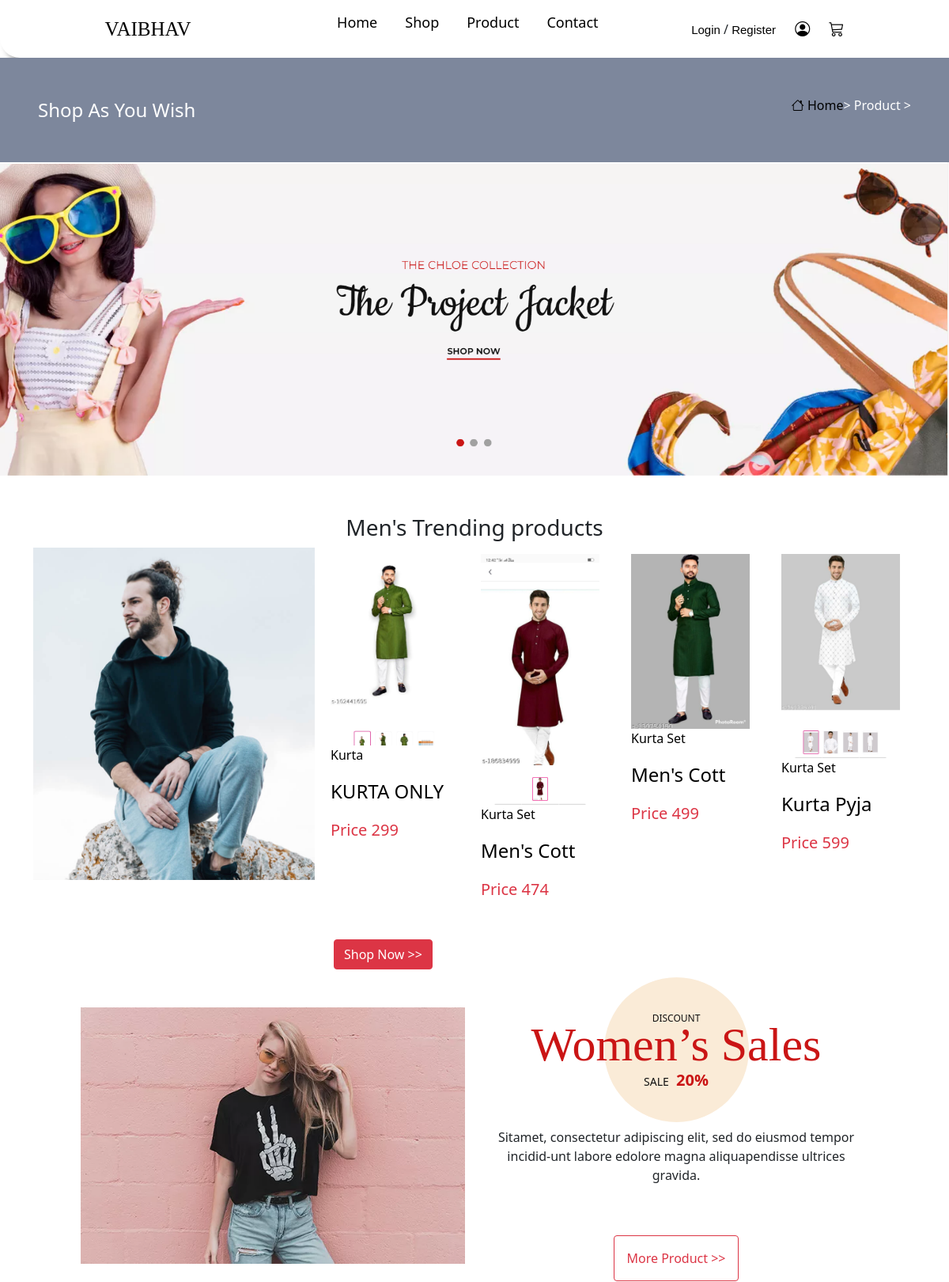
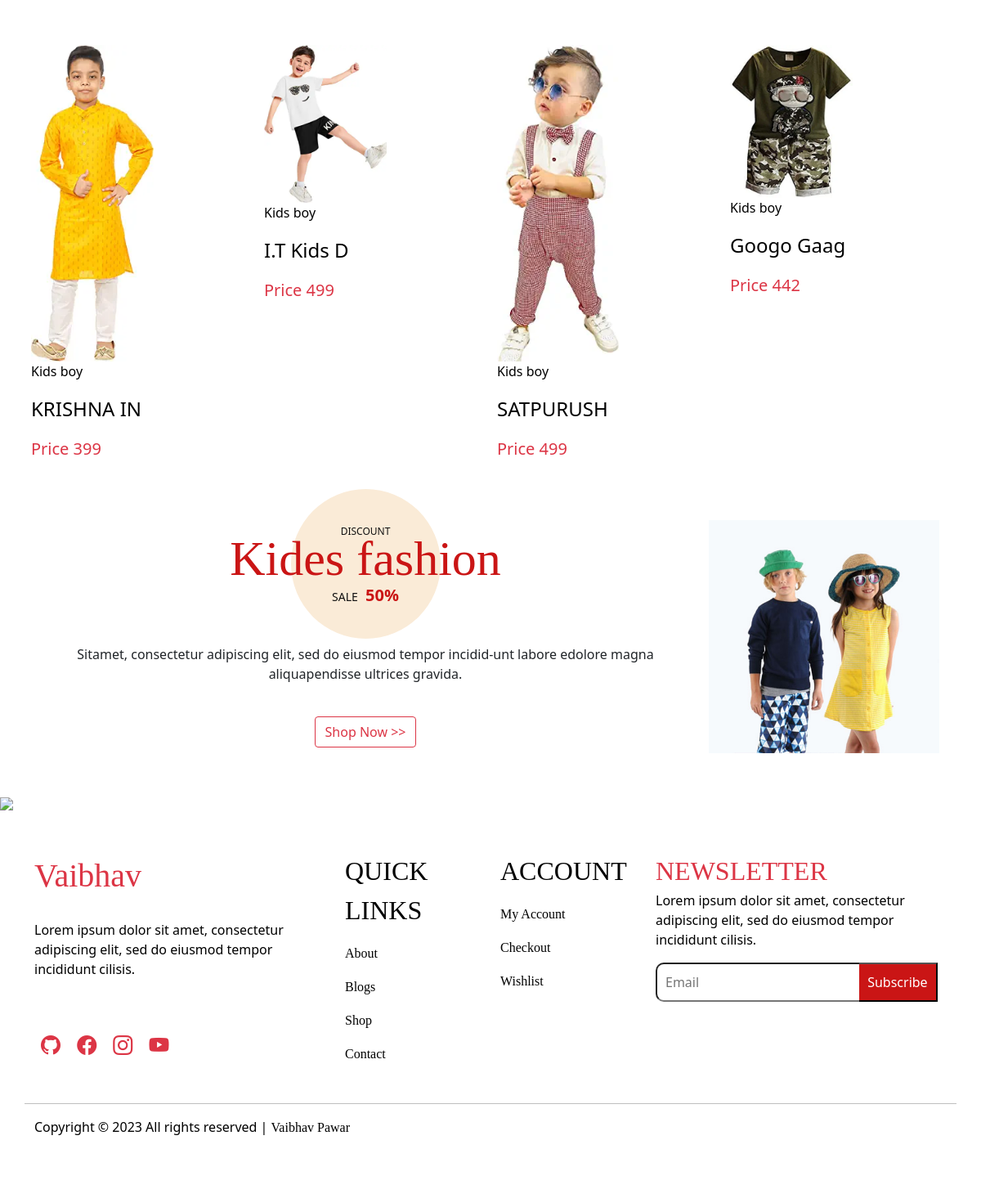
The app's page /Product.php with its own data (2 pictures, top to bottom).
### tables this page shows
CREATE TABLE `product` (
  `ID` int(15) NOT NULL,
  `category` varchar(255) NOT NULL,
  `sub_category` varchar(255) NOT NULL,
  `Pro_category` varchar(255) NOT NULL,
  `count` varchar(255) NOT NULL,
  `product_name` varchar(255) NOT NULL,
  `product_price` varchar(255) NOT NULL,
  `product_slug` varchar(255) NOT NULL,
  `info` varchar(5255) NOT NULL,
  `product_id` varchar(5255) NOT NULL,
  `file` varchar(566) NOT NULL,
  `Date` date NOT NULL DEFAULT current_timestamp()
);

### Product.php (the view, shortened to what this page needs)
<?php include 'DB.php'; ?>
<!doctype html>
<html lang="en">
<head>
    <link href="https://cdn.jsdelivr.net/npm/bootstrap@5.0.2/dist/css/bootstrap.min.css" rel="stylesheet">
    <link rel="stylesheet" href="CSS/Nav.css">
    <link rel="stylesheet" href="CSS/index.css">
    <link rel="stylesheet" href="https://cdn.jsdelivr.net/npm/bootstrap-icons@1.10.4/font/bootstrap-icons.css">
</head>
<body>
     <?php include 'Navbar.php' ?>
    <div class="conatiner-fluid p-5 page">
        <div class="row justify-content-center">
            <div class="col-md-6 d-flex justify-content-end order-lg-2 pb-2  ">
                <a href="index.php"><i class="bi bi-house"></i> Home</a> > Product >
            </div>
            <div class="col-md-6 fs-4 order-lg-1">
                Shop As You Wish
            </div>
        </div>
    </div>
        <img src="IMG/carsole.png" class="img-fluid"/>
    <div class="container mt-5 mb-5">
        <h3 class="text-center">Men's Trending products</h3>
        <div class="row">
            <div class="col-md-4 rounded-3">
                <img src="IMG/04.jpg" class="img-fluid rounded-5" alt="" srcset="">
            </div>
            <div class="col-md-8">
                <div class="row justify-content-center">
                    <?php
                    $Product = "SELECT * FROM `product` WHERE category='Men' LIMIT 4  ";
                    $Product_chk = mysqli_query($con, $Product);
                    while ($row = mysqli_fetch_assoc($Product_chk)) {
                        if ($Product) {
                    ?>
                            <div class="col-md-3 col-5 p-2">
                                <a href="Buy.php?ids=<?php echo $row['ID'] ?>">
                                    <img src="Admin/<?php echo $row['file']  ?>" class="img-fluid" width="150px" height="200px" />
                                    <p class="text-Dark "><?php echo $row['Pro_category']  ?></p>
                                    <p class="fs-4 text-Dark"><?php echo substr($row['product_name'], 0, 10) ?></p>
                                    <p class="fs-5 text-danger">Price <?php echo $row['product_price']  ?> </p>
                                </a>
                            </div>
                    <?php
                        }
                    }
                    ?>
                    <a href="Men.php"> <button class="btn text-center btn-danger mt-4">Shop Now >></button> </a>
                </div>
            </div>
        </div>
    </div>
    <div class="row justify-content-center mt-5">
        <div class="col-md-5">
            <img src="IMG/save.png" class="img-fluid" />
        </div>
        <div class="col-md-5 text-center">
            <div class="discount__text__title mb-5">
                <span>Discount</span>
                <h2>Women’s Sales</h2>
                <h5><span>Sale</span> 20%</h5>
            </div>
            <p style="text-align: center;">Sitamet, consectetur adipiscing elit, sed do eiusmod tempor incidid-unt
                labore
                edolore magna aliquapendisse ultrices gravida.
            </p>
            <a href="Women.php" class="btn btn-outline-danger text-center mt-5 mb-5 p-3" style="margin-top: -18px;">More Product >></a>
        </div>
    </div>
    <div class="container">
        <div class="row justify-content-center">
            <?php
            $Product = "SELECT * FROM `product` WHERE category='Kids' LIMIT 4  ";
            $Product_chk = mysqli_query($con, $Product);
            while ($row = mysqli_fetch_assoc($Product_chk)) {
                if ($Product) {
            ?>
                    <div class="col-md-3 col-5 p-2">
                        <a href="Buy.php?ids=<?php echo $row['ID'] ?>">
                            <img src="Admin/<?php echo $row['file']  ?>" class="img-fluid" width="150px" height="100px" />
                            <p class="text-Dark "><?php echo $row['Pro_category']  ?></p>
                            <p class="fs-4 text-Dark"><?php echo substr($row['product_name'], 0, 10) ?></p>
                            <p class="fs-5 text-danger">Price <?php echo $row['product_price']  ?> </p>
                        </a>
                    </div>
            <?php
                }
            }
            ?>
        </div>
    </div>
    <div class="row justify-content-center mt-5 mb-5">
        <div class="col-md-8 text-center">
            <div class="discount__text__title mb-5">
                <span>Discount</span>
                <h2>Kides fashion</h2>
                <h5><span>Sale</span> 50%</h5>
            </div>
            <p style="text-align: center;">Sitamet, consectetur adipiscing elit, sed do eiusmod tempor incidid-unt
                labore
                edolore magna aliquapendisse ultrices gravida.
            </p>
            <a href="Kid.php"><button class="btn text-center btn-outline-danger mt-4"> Shop Now >></button></a>
        </div>
        <div class="col-md-3">
            <img src="IMG/kides.jpg" class="img-fluid" />
        </div>
    </div>
    <?php include 'footer.php'; ?>
</body>
</html>

### CSS/Nav.css (style rules this page uses)
a { text-decoration: none; }

### CSS/index.css (style rules this page uses)
a { color: #fff; }
.page { background-color: #7d879c; color: White; }
.discount__text__title { text-align: center; position: relative; z-index: 1; margin-bottom: 60px; }
.discount__text__title:after { position: absolute; left: 50%; top: -38px; height: 183px; width: 183px; background: antiquewhite; content: ""; border-radius: 50%; z-index: -1; margin-left: -91.5px; }
.discount__text__title span { font-size: 12px; color: #111111; font-weight: 500; text-transform: uppercase; }
.discount__text__title h2 { font-size: 60px; color: #ca1515; font-family: "Cookie", cursive; line-height: 46px; margin-bottom: 10px; }
.discount__text__title h5 { color: #ca1515; font-weight: 700; }
.discount__text__title h5 span { font-size: 14px; color: #111111; margin-right: 4px; }

### Product.php (style rules this page uses)
a { color: black; }

### records on screen
product: file (picture), Pro_category "Kurta", product_name "KURTA ONLY", product_price "299"
product: file (picture), Pro_category "Kurta Set", product_name "Men's Cott", product_price "474"
product: file (picture), Pro_category "Kurta Set", product_name "Men's Cott", product_price "499"
product: file (picture), Pro_category "Kurta Set", product_name "Kurta Pyja", product_price "599"
product: file (picture), Pro_category "Kids boy", product_name "KRISHNA IN", product_price "399"
product: file (picture), Pro_category "Kids boy", product_name "I.T Kids D", product_price "499"
product: file (picture), Pro_category "Kids boy", product_name "SATPURUSH", product_price "499"
product: file (picture), Pro_category "Kids boy", product_name "Googo Gaag", product_price "442"
